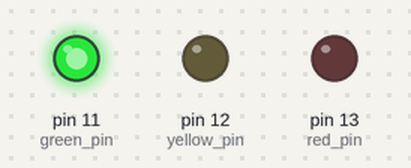
The sketch below on a simulated Arduino Uno, built with avr-gcc and run on an emulated ATmega328P. On the bench: output pins drawn as LEDs (lit = HIGH).

Above: at 0.02 s.
At 1.47 s:
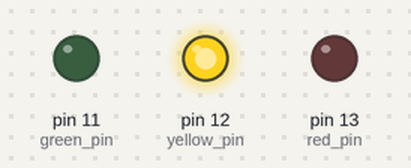
At 2.92 s:
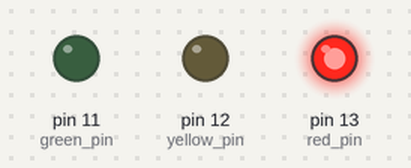
Timing chart, 0 to 3.2 s (numbered marks = the images above):
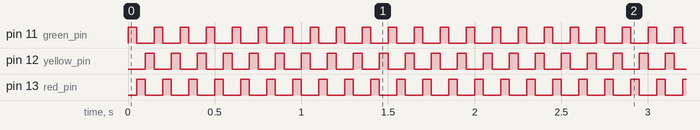

Measured:
- by itself, pin 11 (green_pin), pin 12 (yellow_pin), pin 13 (red_pin): alternates HIGH for 0.05 s and LOW for 0.10 s

The sketch:

Experiment2.ino
```cpp
// C++ code
//
#define red_pin 13
#define yellow_pin 12
#define green_pin 11
void setup()
{
  pinMode(red_pin, OUTPUT);
  pinMode(yellow_pin, OUTPUT);
  pinMode(green_pin, OUTPUT);
}

void loop()
{
  digitalWrite(green_pin, HIGH);
  digitalWrite(red_pin, LOW);
  digitalWrite(yellow_pin, LOW);
  delay(50); // Wait for 1000 millisecond(s)
  digitalWrite(red_pin, HIGH);
  digitalWrite(green_pin, LOW);
  digitalWrite(yellow_pin, LOW);
  delay(50); // Wait for 1000 millisecond(s)
  digitalWrite(yellow_pin, HIGH);
  digitalWrite(red_pin, LOW);
  digitalWrite(green_pin, LOW);
  delay(50); // Wait for 1000 millisecond(s)
}
```
